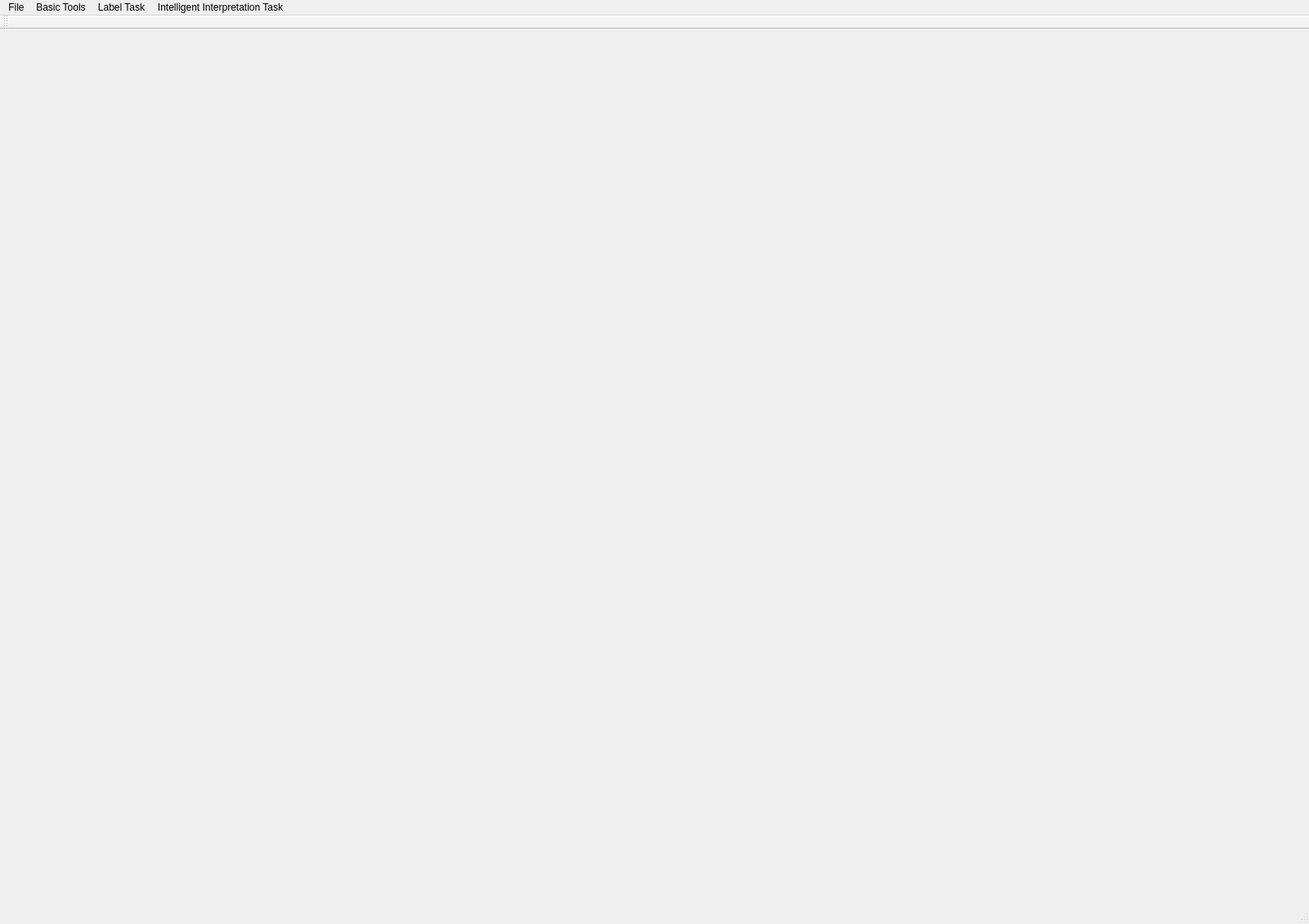
<?xml version="1.0" encoding="UTF-8"?>
<ui version="4.0">
 <class>ImageProcessingClass</class>
 <widget class="QMainWindow" name="ImageProcessingClass">
  <property name="geometry">
   <rect>
    <x>0</x>
    <y>0</y>
    <width>1601</width>
    <height>1130</height>
   </rect>
  </property>
  <property name="windowTitle">
   <string>ImageProcessing</string>
  </property>
  <widget class="QWidget" name="centralWidget"/>
  <widget class="QMenuBar" name="menuBar">
   <property name="geometry">
    <rect>
     <x>0</x>
     <y>0</y>
     <width>1601</width>
     <height>30</height>
    </rect>
   </property>
   <widget class="QMenu" name="menuFile">
    <property name="title">
     <string>File</string>
    </property>
    <addaction name="actionOpen_Image_File"/>
    <addaction name="actionOpen_Vector_File"/>
    <addaction name="separator"/>
    <addaction name="actionNext_Image"/>
    <addaction name="actionLast_Image"/>
    <addaction name="actionReset_Window"/>
    <addaction name="actionExit"/>
   </widget>
   <widget class="QMenu" name="menuBasic_Tools">
    <property name="title">
     <string>Basic Tools</string>
    </property>
    <addaction name="actionChoose_Band"/>
   </widget>
   <widget class="QMenu" name="menuLabel_Task">
    <property name="title">
     <string>Label Task</string>
    </property>
    <widget class="QMenu" name="menuMode">
     <property name="title">
      <string>Mode</string>
     </property>
     <addaction name="actionPaint_Polygon"/>
     <addaction name="actionPaint_Rect"/>
     <addaction name="separator"/>
     <addaction name="actionBrowse"/>
    </widget>
    <addaction name="menuMode"/>
    <addaction name="separator"/>
    <addaction name="actionSave_Shapefile"/>
    <addaction name="actionRemove_Shapefile"/>
    <addaction name="separator"/>
    <addaction name="actionLabel_Clip"/>
   </widget>
   <widget class="QMenu" name="menuIntelligent_Interpretation_Task">
    <property name="title">
     <string>Intelligent Interpretation Task</string>
    </property>
    <addaction name="actionROI_Mask"/>
    <addaction name="actionEntire_Mask"/>
    <addaction name="actionAuto_Mask"/>
    <addaction name="separator"/>
    <addaction name="actionSave_Mask"/>
    <addaction name="actionReset_Window_3"/>
   </widget>
   <addaction name="menuFile"/>
   <addaction name="menuBasic_Tools"/>
   <addaction name="menuLabel_Task"/>
   <addaction name="menuIntelligent_Interpretation_Task"/>
  </widget>
  <widget class="QToolBar" name="mainToolBar">
   <attribute name="toolBarArea">
    <enum>TopToolBarArea</enum>
   </attribute>
   <attribute name="toolBarBreak">
    <bool>false</bool>
   </attribute>
  </widget>
  <widget class="QStatusBar" name="statusBar"/>
  <action name="actionOpen_Image_File">
   <property name="text">
    <string>Open Image File</string>
   </property>
  </action>
  <action name="actionOpen_Vector_File">
   <property name="text">
    <string>Open Vector File</string>
   </property>
  </action>
  <action name="actionReset_Window">
   <property name="text">
    <string>Reset</string>
   </property>
  </action>
  <action name="actionExit">
   <property name="text">
    <string>Exit</string>
   </property>
  </action>
  <action name="actionNext_Image">
   <property name="text">
    <string>Next Image</string>
   </property>
  </action>
  <action name="actionLast_Image">
   <property name="text">
    <string>Last Image</string>
   </property>
  </action>
  <action name="actionChoose_Band">
   <property name="text">
    <string>Choose Band</string>
   </property>
  </action>
  <action name="actionSave_Shapefile">
   <property name="text">
    <string>Save Shapefile</string>
   </property>
  </action>
  <action name="actionRemove_Shapefile">
   <property name="text">
    <string>Remove Shapefile</string>
   </property>
  </action>
  <action name="actionLabel_Clip">
   <property name="text">
    <string>Label Clip</string>
   </property>
  </action>
  <action name="actionBrowse">
   <property name="checkable">
    <bool>true</bool>
   </property>
   <property name="text">
    <string>Reset</string>
   </property>
  </action>
  <action name="actionPaint_Polygon">
   <property name="checkable">
    <bool>true</bool>
   </property>
   <property name="text">
    <string>Polygon</string>
   </property>
  </action>
  <action name="actionPaint_Rect">
   <property name="checkable">
    <bool>true</bool>
   </property>
   <property name="text">
    <string>Rect</string>
   </property>
  </action>
  <action name="actionROI_Mask">
   <property name="text">
    <string>ROI Mask</string>
   </property>
  </action>
  <action name="actionReset_Window_3">
   <property name="text">
    <string>Reset</string>
   </property>
  </action>
  <action name="actionEntire_Mask">
   <property name="text">
    <string>Entire Mask</string>
   </property>
  </action>
  <action name="actionAuto_Mask">
   <property name="text">
    <string>Auto Mask</string>
   </property>
  </action>
  <action name="actionSave_Mask">
   <property name="text">
    <string>Save_Mask</string>
   </property>
   <property name="toolTip">
    <string>Save_Mask</string>
   </property>
  </action>
 </widget>
 <layoutdefault spacing="6" margin="11"/>
 <resources>
  <include location="ImageProcessing.qrc"/>
 </resources>
 <connections/>
</ui>
